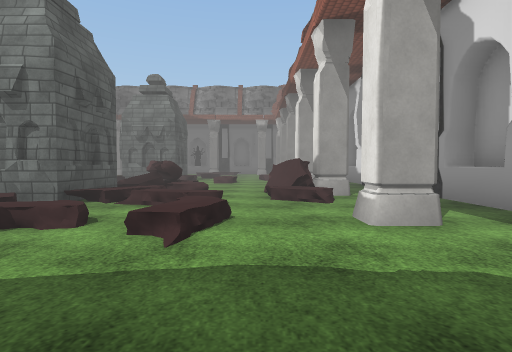
view 1 (above)

24 first-person views from a walk through a scene from a Unity 3-D project. The camera is 1.2 m above the floor, tilts 2° down and sees 80° across. The floor is counted in squares, 2 m on a side. Each view is taken from the middle of a square. On the plan, view 1 faces up. The plan holds only what a view shows up to about 9 squares ahead; the rest is blank. The place goes on beyond the plan. The player character is not drawn. Some surface patterns are stand-ins.

view 2
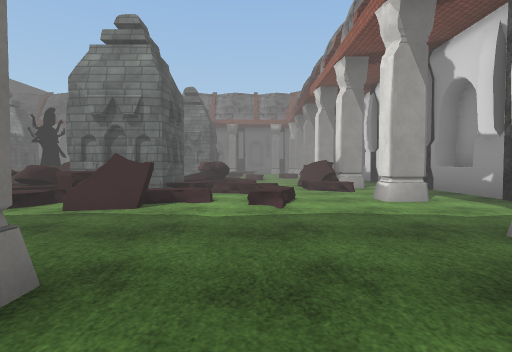

view 3
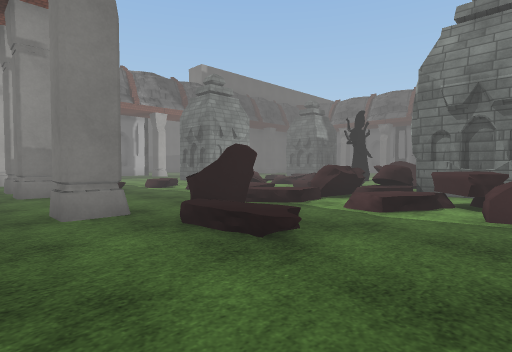

view 4
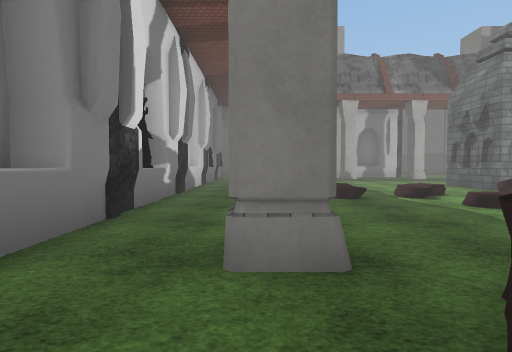

view 5
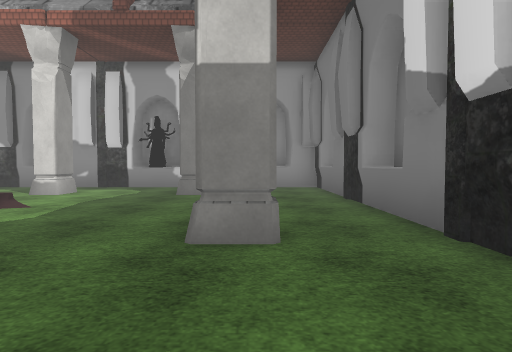

view 6
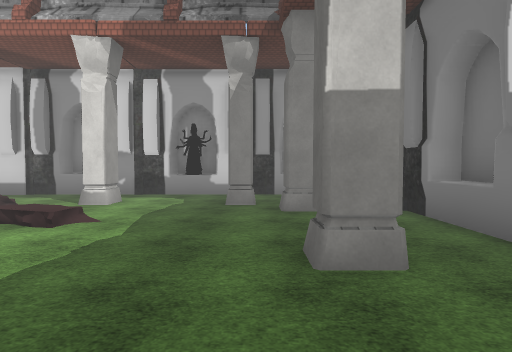

view 7
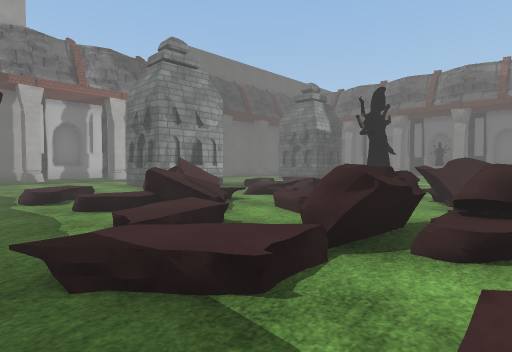

view 8
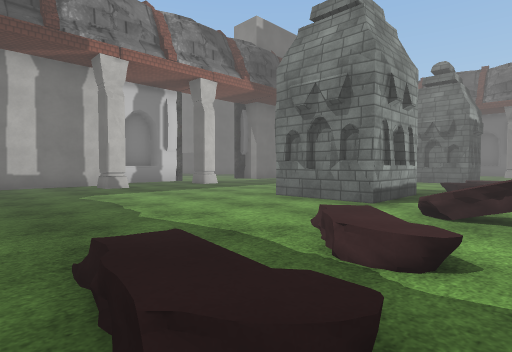

view 9
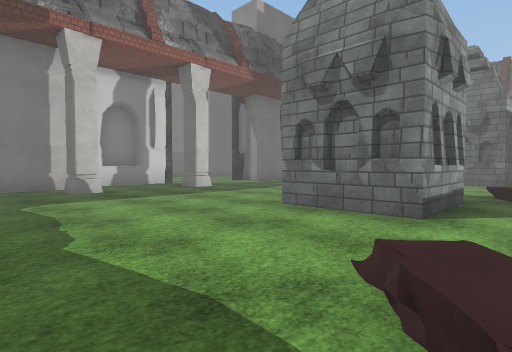

view 10
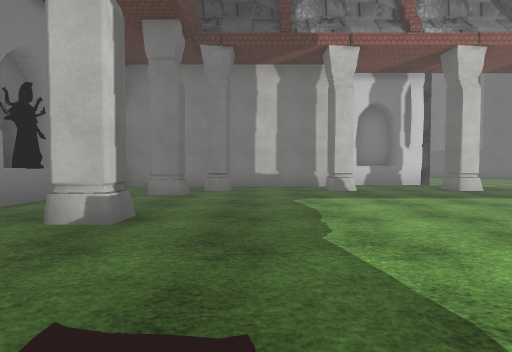

view 11
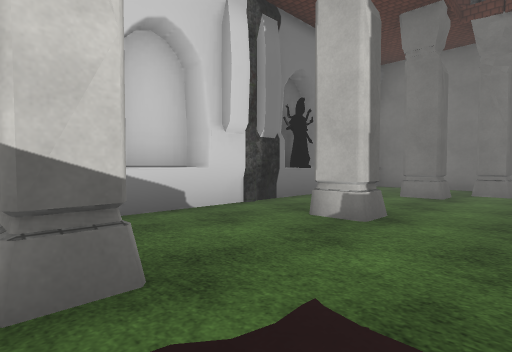

view 12
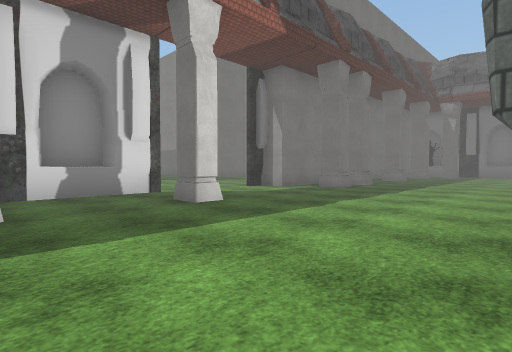

view 13
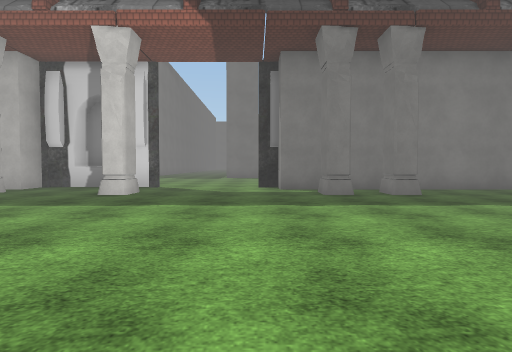

view 14
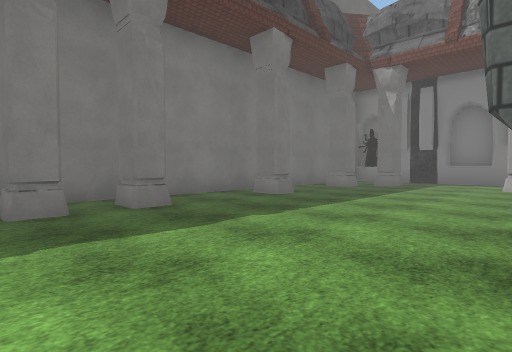

view 15
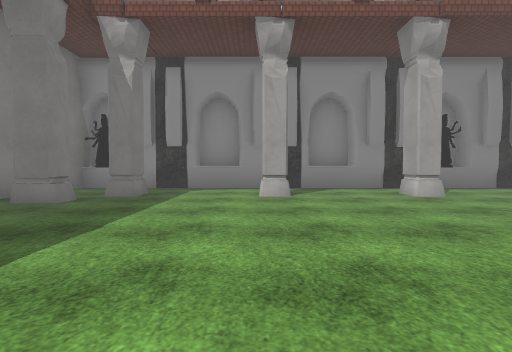

view 16
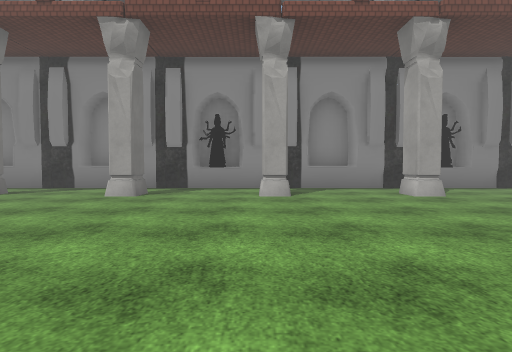

view 17
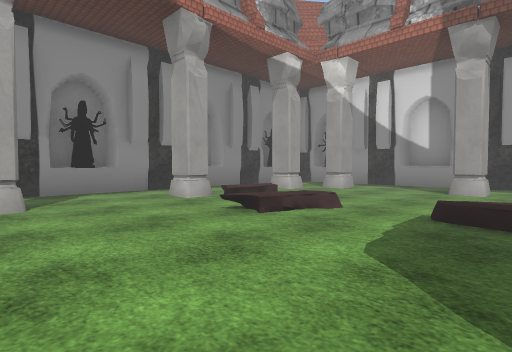

view 18
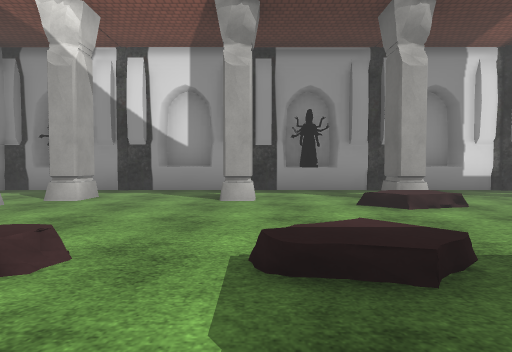

view 19
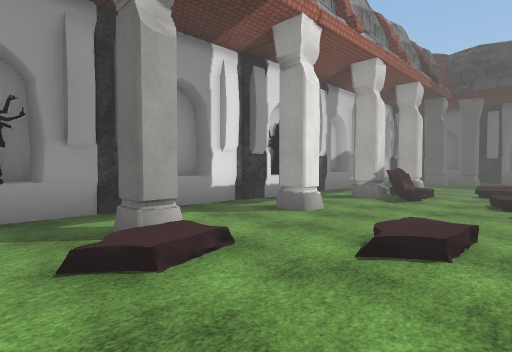

view 20
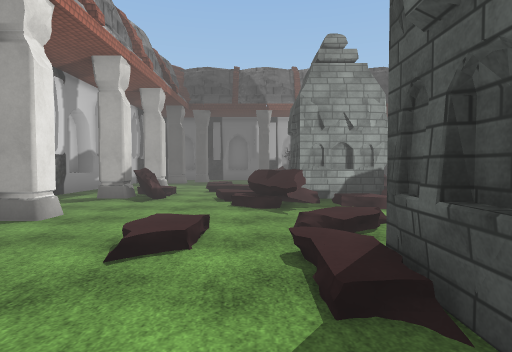

view 21
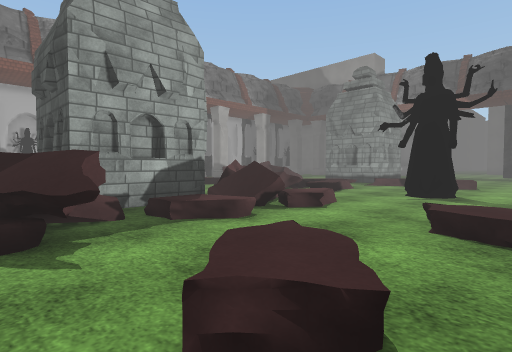

view 22
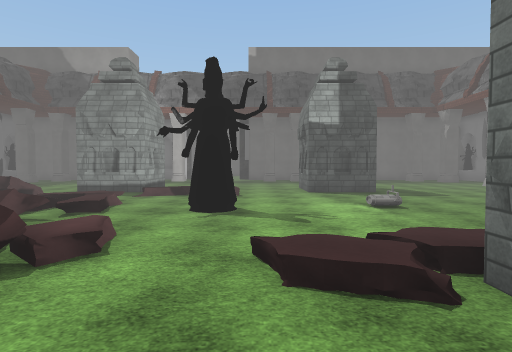

view 23
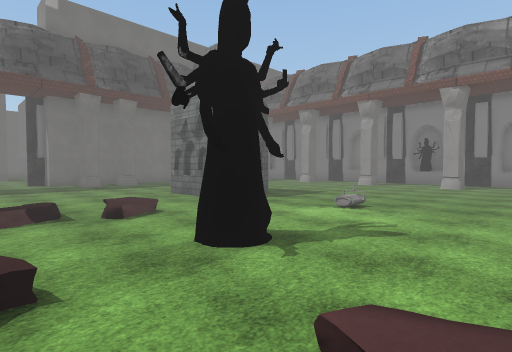

view 24
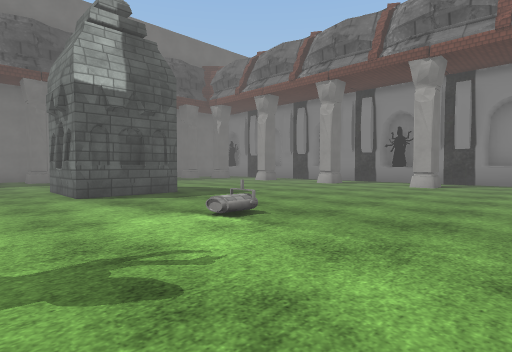

### Floor plan
Key: @ floor where view 1 was taken; # wall or solid block; x gap in a wall; . main floor; : floor 0.25 m higher than the main floor; + floor 0.5 m higher than the main floor; * floor 0.75 m higher than the main floor; / step, stairs or slope; ^ raised ledge; P pillar; T tower; S statue; O other object.
Columns run from 21 left of view 1 to 4 right of it. Each row starts with its distance up from view 1.
 22  #
 21  ####^##^#SSS#^#####^#  #
 20  #...................  ..#
 19  #.P..P..P..P..P..PP P...#
 18  #PP............... /..P.#
 17  #................//.....#
 16  #................./.....#
 15  #P................/...P.#
 14  #................./.....#
 13  #.....  #......T #......#
 12  #P....T##...../###...PP.#
 11  #P............/+./.+....#
 10 ##..............///......#
  9 .........//..O....O....P#
  8 .........//....O//O+....#x
  7 ........ .///O./T./ //P.#
  6  #P....T #./:OOOT## //PP.#
  5  #.....###/.....###//./..#
  4  #......../O*..O O ./....#
  3  #P......./.O/.O.OO+:..P.#
  2  #........//// +:.O......#
  1  #.......//.../O.........#
  0  #P......./....O/....@.P.#
 -1  #..P..P..PP..P....P..P..#
 -2  #.......................#
 -3  #  ###########   #######

Positions as (right, up) in squares from view 1, and headings:
1: (0, 0), facing up
2: (-1, -2), facing up
3: (-3, -2), facing up-left
4: (-5, -1), facing left
5: (-5, -1), facing right
6: (-5, 0), facing right
7: (-5, 1), facing up-left
8: (-10, 0), facing up-left
9: (-11, 1), facing up-left
10: (-11, 1), facing left
11: (-11, 1), facing down-left
12: (-14, 3), facing up-left
13: (-12, 9), facing left
14: (-14, 10), facing up-left
15: (-15, 13), facing up
16: (-9, 13), facing up
17: (-6, 14), facing up-right
18: (-4, 15), facing right
19: (-2, 14), facing down-right
20: (-2, 14), facing down
21: (-2, 11), facing down-left
22: (-3, 10), facing left
23: (-6, 7), facing up-left
24: (-6, 10), facing up-left
